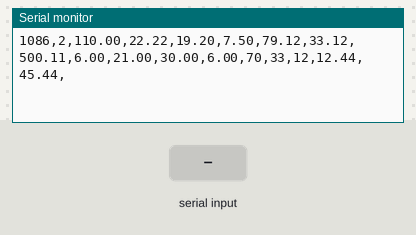
Simulated run of this sketch. Board: Arduino Uno, built with avr-gcc and run on an emulated ATmega328P. Shown: the last lines printed to the serial monitor. Inputs (shaded band) come from the test bench.

Above: at 1.2 s.
1.3 s: "90,45\n" received over Serial
At 3.4 s:
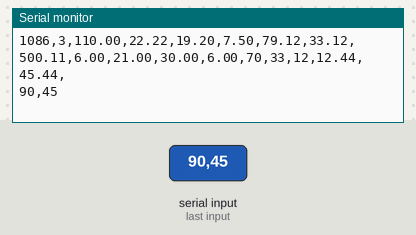
4.3 s: "5\n" received over Serial
At 6.9 s:
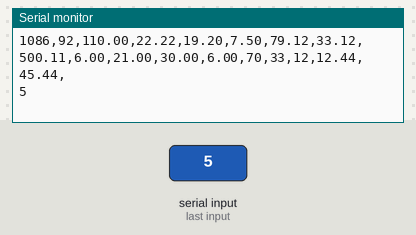
Timing chart, 0 to 8.4 s (numbered marks = the images above; inputs shaded):
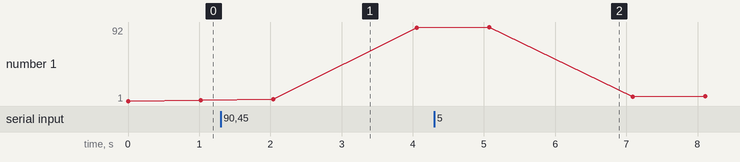

The sketch:

TelemeteryMockUp_forTESTING.ino
```cpp
//Used to test ground software with random but proper telemetery
#include <Servo.h>
//Telemertery data, They are just random
unsigned int TeamID = 1086; //1. Done
unsigned long packetID = 0;//2.
float pressure_Alt = 110;//3.
float pitot_speed = 22.22;//4.
float temp = 19.20;//5.
float voltage = 7.5;//6.
float GPS_lat = 79.12345;//7.
float GPS_lon = 33.12345;//8.
float GPS_alt = 500.11;//9.
float GPS_satnum = 6;//10.
float GPS_speed = 21;//11.
float CMD_time = 30;//12.
float CMD_count = 6;//13.
unsigned int ServoPos = 70; //14
unsigned int state = 0;
//Servo servo1;
void setup() {
  //servo1.attach(8);
  Serial.begin (19200);
}

void loop() {

  String test;
  ++packetID;
  Transmit_data();
  if(Serial.available() > 0){
    test= Serial.readString();
    Serial.println(test);
    packetID = test.toInt();
    }
  //servo1.write(ServoPos);

  delay (1000);

}


void Transmit_data (){
  String toradio = "";
  toradio += TeamID;
  toradio += ",";
  toradio += packetID;
  toradio += ",";
  toradio += pressure_Alt;
  toradio += ",";
  toradio += pitot_speed;
  toradio += ",";
  toradio += temp;
  toradio += ",";
  toradio += voltage;
  toradio += ",";
  toradio += GPS_lat;
  toradio += ",";
  toradio += GPS_lon;
  toradio += ",";
  toradio += GPS_alt;
  toradio += ",";
  toradio += GPS_satnum;
  toradio += ",";
  toradio += GPS_speed;
  toradio += ",";
  toradio += CMD_time;
  toradio += ",";
  toradio += CMD_count;
  toradio += ",";
  toradio += ServoPos;

  toradio += ",";
  toradio += "33";
  toradio += ",";
  toradio += "12";
  toradio += ",";
  toradio += "12.44";
  toradio += ",";
  toradio += "45.44";
  toradio += ",";
  Serial.println (toradio);


}
```

Measured:
- after the input at 1.3 s, the serial monitor: prints a new line after 1.8 s (image 1)
- after the input at 4.3 s, the serial monitor: prints a new line after 1.8 s (image 2)
- plotted number 1: 2 → 91 after the input at 1.3 s
